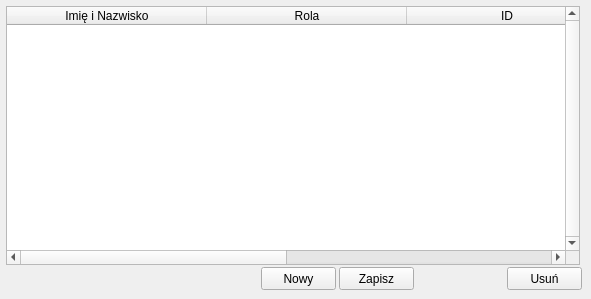
    <widget class="QWidget" name="obsada">
     <attribute name="title">
      <string>Obsada</string>
     </attribute>
     <widget class="QTableWidget" name="tableWidget_Obsada">
      <property name="geometry">
       <rect>
        <x>6</x>
        <y>6</y>
        <width>574</width>
        <height>259</height>
       </rect>
      </property>
      <property name="verticalScrollBarPolicy">
       <enum>Qt::ScrollBarAlwaysOn</enum>
      </property>
      <property name="editTriggers">
       <set>QAbstractItemView::DoubleClicked</set>
      </property>
      <property name="tabKeyNavigation">
       <bool>false</bool>
      </property>
      <property name="showDropIndicator" stdset="0">
       <bool>false</bool>
      </property>
      <property name="dragDropOverwriteMode">
       <bool>false</bool>
      </property>
      <property name="selectionBehavior">
       <enum>QAbstractItemView::SelectRows</enum>
      </property>
      <attribute name="horizontalHeaderDefaultSectionSize">
       <number>200</number>
      </attribute>
      <column>
       <property name="text">
        <string>Imię i Nazwisko</string>
       </property>
      </column>
      <column>
       <property name="text">
        <string>Rola</string>
       </property>
      </column>
      <column>
       <property name="text">
        <string>ID</string>
       </property>
      </column>
      <column>
       <property name="text">
        <string>IDPDB</string>
       </property>
      </column>
     </widget>
     <widget class="QPushButton" name="pushButton_OBSave">
      <property name="geometry">
       <rect>
        <x>339</x>
        <y>267</y>
        <width>75</width>
        <height>23</height>
       </rect>
      </property>
      <property name="text">
       <string>Zapisz</string>
      </property>
     </widget>
     <widget class="QPushButton" name="pushButton_OBDel">
      <property name="geometry">
       <rect>
        <x>507</x>
        <y>267</y>
        <width>75</width>
        <height>23</height>
       </rect>
      </property>
      <property name="text">
       <string>Usuń</string>
      </property>
     </widget>
     <widget class="QPushButton" name="pushButton_OB_new">
      <property name="geometry">
       <rect>
        <x>261</x>
        <y>267</y>
        <width>75</width>
        <height>23</height>
       </rect>
      </property>
      <property name="text">
       <string>Nowy</string>
      </property>
     </widget>
    </widget>
